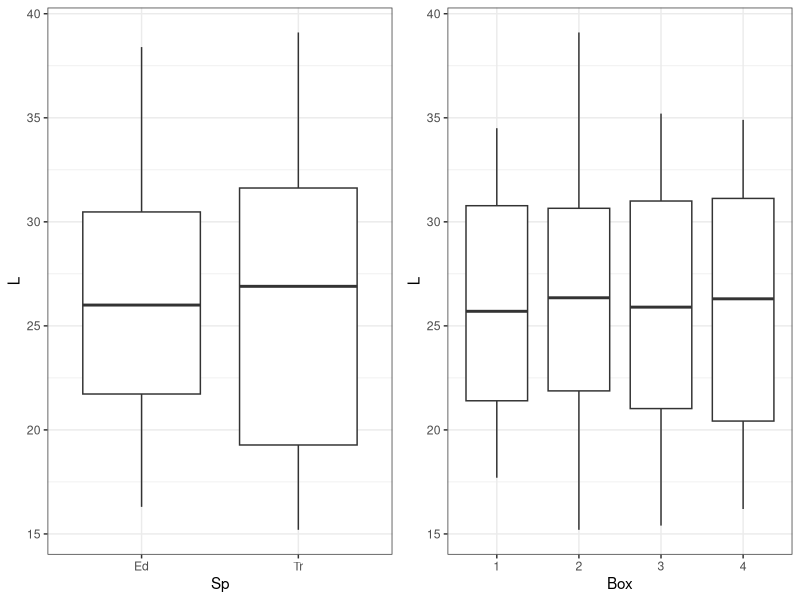
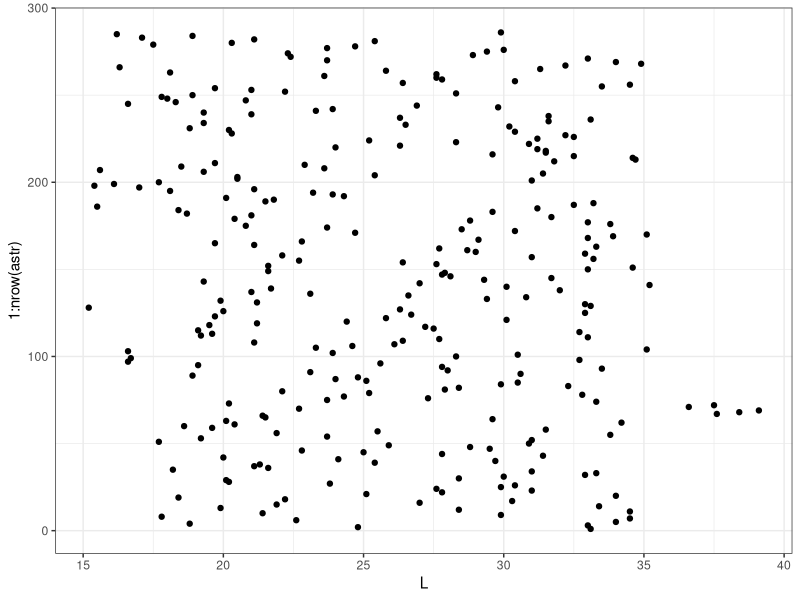
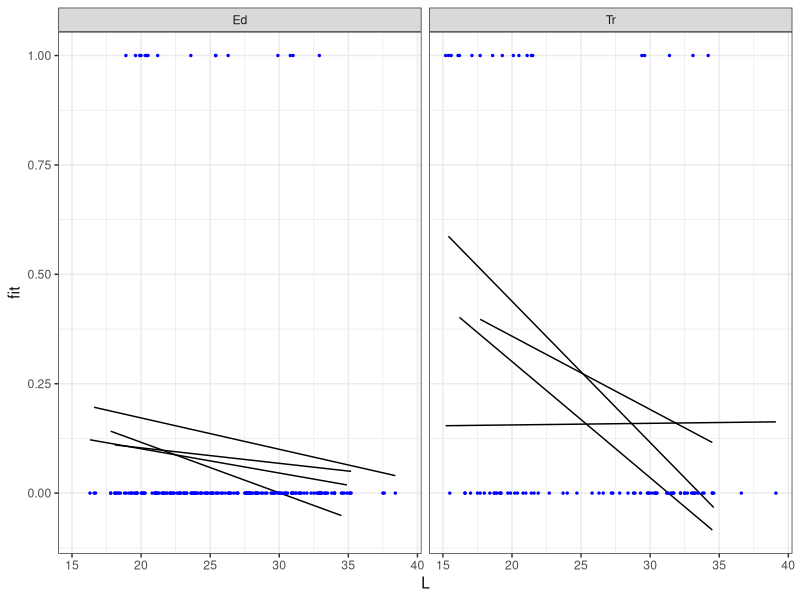
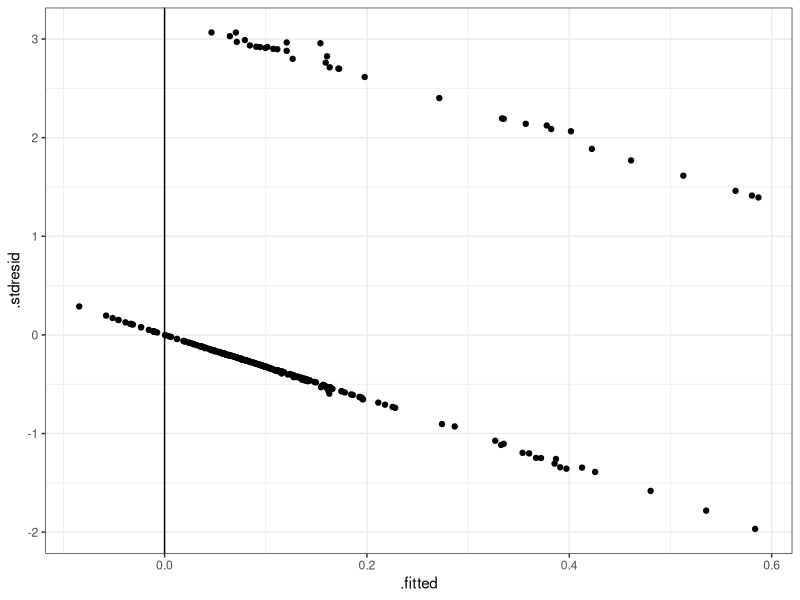
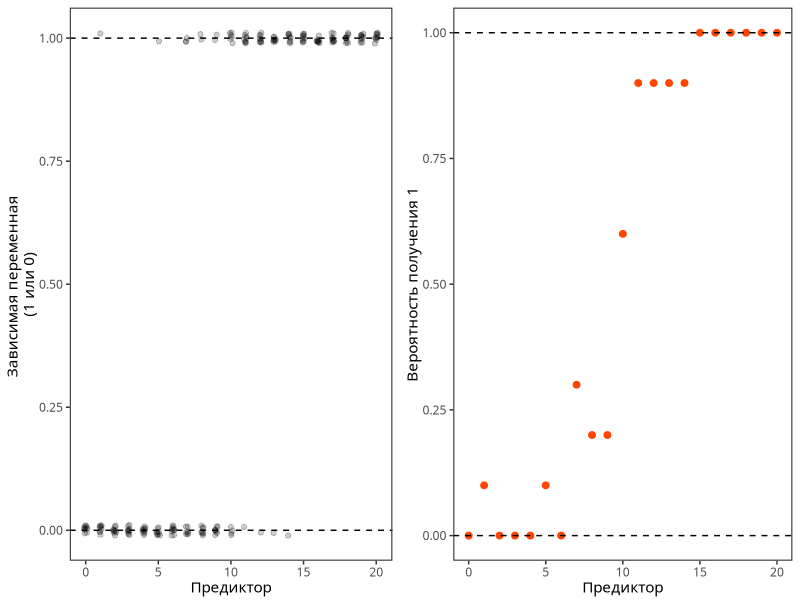
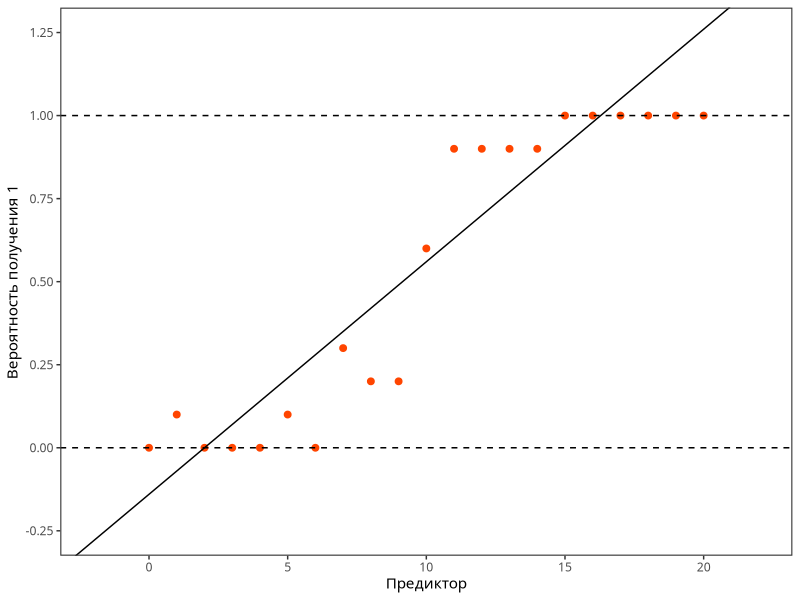
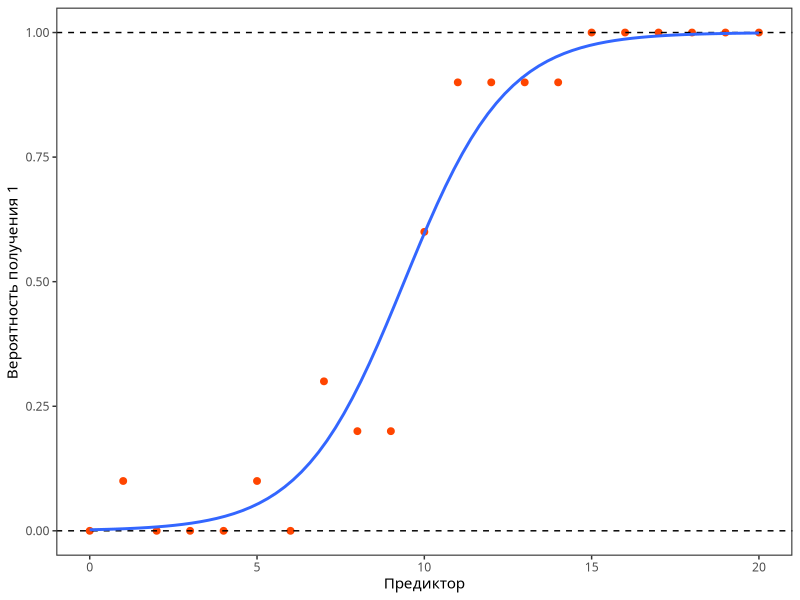
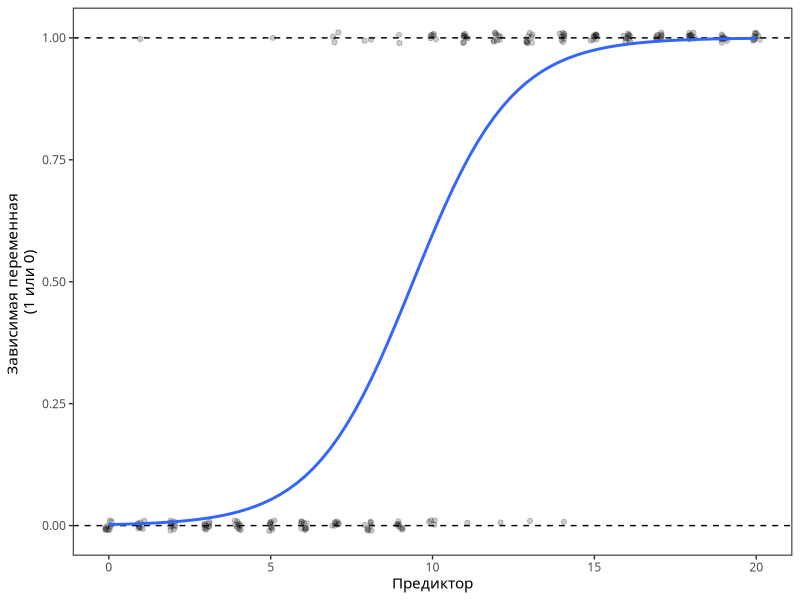

Reproduce these figures in R, in order.
## ---- chunk 1
# output options
options(width = 70, scipen = 6, digits = 3)
library (knitr)
library (scales)
# chunk default options
opts_chunk$set(fig.show='hold', size='footnotesize', comment='#', 
               fig.width=4.5, out.width='3in',
               fig.height=2.25, out.height='1.5in',
               cache=FALSE,
               dev='cairo_pdf',
               warning=FALSE, message=FALSE)
# Тема для иллюстраций
library (ggplot2)
library (gridExtra)
theme_spbu <- function () { 
    theme_bw(base_size = 11, base_family='GT Eesti Pro Display') + 
    theme(plot.title = element_text(face = 'bold', colour = '#1e1e1e'), 
          panel.border = element_rect(fill = NA, size = 0.75), 
          panel.grid = element_blank(),
          strip.background = element_blank(), 
          strip.text = element_text(face = 'bold', colour = '#1e1e1e'))
}
# op <- par()
# par_spbu <- par(
#     mar = c(3, 3, 2, 0.5), # Dist' from plot to side of page
#     mgp = c(2, 0.4, 0), # Dist' plot to label
#     las = 1, # Rotate y-axis text
#     tck = -.01, # Reduce tick length
#     xaxs = 'i', yaxs = 'i', 
#     family = 'GT Eesti Pro Display',
#     mex = 0.8,
#     mgp = c(2, .5, 0),
#     tcl = -0.3) # Remove plot padding
#source(file = 'includes/spbu_cols.R')
#source(file = 'includes/functions.R')
## ---- chunk 2
# чтобы избежать scientific notation
options(scipen = 6, digits = 3)
## ---- chunk 3
astr <- read.csv('data/aster_mussel.csv', header = TRUE)
head(astr)
## ---- chunk 4
astr$Box <- factor(astr$Box)
## ---- chunk 5
colSums(is.na(astr))
## ---- chunk 6
table(astr$Box)
## ---- chunk 7
library(ggplot2); theme_set(theme_bw()); library(cowplot)

Pl_Sp <- ggplot(astr, aes(x = Sp, y = L)) + geom_boxplot()
Pl_Box <- ggplot(astr, aes(x = Box, y = L)) + geom_boxplot()
plot_grid(Pl_Sp, Pl_Box, ncol = 2)
## ---- chunk 8
ggplot(astr, aes(y = 1:nrow(astr))) + geom_point(aes(x = L) )
## ---- chunk 9
astr$Out <- ifelse(test = astr$Outcome == 'eaten', yes = 1,  no = 0)
## ---- chunk 10
mod_norm <- glm(Out ~ Sp * L * Box, data = astr)
## ---- chunk 11
library(dplyr)
new_data <- astr %>% group_by(Sp, Box)%>%
  do(data.frame(L = seq(min(.$L), max(.$L), length.out = 100)))
new_data$fit <- predict(mod_norm, newdata = new_data) # Предсказанные значения
ggplot(new_data, aes(x = L, y = fit)) + 
  geom_line(aes(group = Box)) + facet_wrap(~ Sp, ncol = 2) + 
  geom_point(data = astr, aes(x = L, y = Out), size = 0.5, color = 'blue')
## ---- chunk 12
mod_norm_diag <- fortify(mod_norm)
ggplot(mod_norm_diag, aes(x = .fitted, y = .stdresid)) +  
  geom_point() + geom_vline(xintercept = 0)
## ---- chunk 13
set.seed(123456)
x <- 0:20 

dat <- data.frame(X = rep(x, each = 10))

d <- exp(-5 + 0.5 * dat$X)
pi <- d/(1 + d) 

dat$Out <- rbinom(nrow(dat), 1, pi)

P1_discr <- ggplot(dat, aes(x = X, y = Out)) + geom_point(position = position_jitter(width = 0.11, height = 0.011), alpha = 0.2) + labs(x = 'Предиктор', y = 'Зависимая переменная \n(1 или 0)') + theme_spbu() + geom_hline(yintercept = 0, linetype = 2) + geom_hline(yintercept = 1, linetype = 2) + scale_y_continuous(breaks = seq(-0.25, 1.25, by = 0.25))

library(doBy)
library(cowplot)
Probs <- summaryBy(Out ~ X, data = dat, FUN = mean) 

Pl_prob <- ggplot(data = Probs, aes(x = X, y = Out.mean)) + geom_point(size = 2, color ='orangered') + labs(x = 'Предиктор', y = 'Вероятность получения 1')  + theme_spbu() + geom_hline(yintercept = 0, linetype = 2) + geom_hline(yintercept = 1, linetype = 2) + scale_y_continuous(breaks = seq(-0.25, 1.25, by = 0.25))

plot_grid(P1_discr, Pl_prob, ncol = 2)
## ---- chunk 14
mod_norm <- lm(Out.mean ~ X, data = Probs)
coef_mod_norm <- round(as.numeric(coef(mod_norm)),2)
Pl_prob + geom_abline(slope = coef_mod_norm[2], intercept = coef_mod_norm[1]) + coord_cartesian(ylim = c(-0.25, 1.25), xlim = c(-2, 22)) 
## ---- chunk 15
Pl_logistic <- Pl_prob + geom_smooth(method = 'glm', method.args = list(family='binomial'), se = FALSE)  
Pl_logistic
## ---- chunk 16
P1_discr + geom_smooth(method = 'glm', method.args = list(family='binomial'), se = FALSE)  
## ---- chunk 17
mod <- glm(Out ~ Sp*L*Box, family = binomial(link = 'logit'), data = astr)
## ---- chunk 18
library(car)
Anova(mod)
## ---- chunk 19
drop1(mod, test = 'Chi')
## ---- chunk 20
mod2 <- update(mod, . ~ . - Sp:L:Box)
## ---- chunk 21
drop1(mod2, test = 'Chi')

## ---- chunk 22
mod3 <- update(mod2, . ~ . - Sp:L)
## ---- chunk 23
drop1(mod3, test = 'Chi')

## ---- chunk 24
mod4 <- update(mod3, . ~ . - L:Box)
## ---- chunk 25
drop1(mod4, test = 'Chi')

## ---- chunk 26
mod5 <- update(mod4, . ~ . - Sp:Box)
## ---- chunk 27
drop1(mod5, test = 'Chi')

## ---- chunk 28
mod6 <- update(mod5, . ~ . - Box)
## ---- chunk 29
drop1(mod6, test = 'Chi')

## ---- chunk 30
AIC(mod, mod2, mod3, mod4, mod5, mod6)
## ---- chunk 31
summary(mod6)
## ---- chunk 32
# надо нанести горизонтальную линию 0.5. Синим сделать b0<0 а красным b0>0

X <- data.frame(x = seq(-10, 10))
logit <- function(x, b0, b1){
  exp(b0 + b1 * x) / (1 + exp(b0 + b1 * x))
}
lin <- function(x, b0, b1) {
  b0 + b1*x
}

gg_shift_intercept <- ggplot(X, aes(x = x)) + 
  stat_function(fun = lin, args = list(b0 = 3, b1 = 0.5), aes(colour = '#d73027'), size = 1.1) +
  stat_function(fun = lin, args = list(b0 = 0, b1 = 0.5), aes(colour = 'grey60'), size = 1) +
  stat_function(fun = lin, args = list(b0 = -3, b1 = 0.5), aes(colour = '#4575b4'), size = 0.9) + 
  scale_color_identity(name = 'Интерсепт', breaks = c('#d73027', 'grey60', '#4575b4'), labels = c('b0 = 3', 'b0 = 0', 'b0 = -3'), guide = 'legend') + 
  geom_vline(xintercept = 0, size = 0.3) +
  geom_hline(yintercept = 0, linetype = 1, size = 0.3) +
  coord_cartesian(xlim = c(-10, 10)) +  theme_spbu() + theme(legend.position = 'none') +
  labs(y = 'Логиты')
# gg_shift_intercept

gg_negative_slope <- ggplot(X, aes(x = x)) + 
    stat_function(fun = lin, args = list(b0 = 0, b1 = -2), aes(colour = '#4575b4'), size = 1) +
  stat_function(fun = lin, args = list(b0 = 0, b1 = -1), aes(colour = '#74add1'), size = 1) +
  stat_function(fun = lin, args = list(b0 = 0, b1 = -0.5), aes(colour = '#abd9e9'), size = 1) +
    scale_color_identity(name = 'Отрицательный угловой коэффициент', breaks = c('#abd9e9', '#74add1', '#4575b4'), labels = c('b1 = -0.5', 'b1 = -1', 'b1 = -2'), guide = 'legend') + 
    geom_vline(xintercept = 0, size = 0.3) +
  geom_hline(yintercept = 0, linetype = 1, size = 0.3) +
  coord_cartesian(xlim = c(-6, 6)) +  theme_spbu() + theme(legend.position = 'none') +
  labs(y = 'Логиты')
# gg_negative_slope

gg_positive_slope <- ggplot(X, aes(x = x)) + 
  stat_function(fun = lin, args = list(b0 = 0, b1 = 0.5), aes(colour = '#fdae61'), size = 1) +
    stat_function(fun = lin, args = list(b0 = 0, b1 = 1), aes(colour = '#f46d43'), size = 1) +
  stat_function(fun = lin, args = list(b0 = 0, b1 = 2), aes(colour = '#d73027'), size = 1) +
      scale_color_identity(name = 'Положительный угловой коэффициент', breaks = c('#fdae61', '#f46d43', '#d73027'), labels = c('b1 = 0.5', 'b1 = 1', 'b1 = 2'), guide = 'legend') + 
    geom_vline(xintercept = 0, size = 0.3) +
  geom_hline(yintercept = 0, linetype = 1, size = 0.3) +
  coord_cartesian(xlim = c(-6, 6)) +  theme_spbu() + theme(legend.position = 'none') +
  labs(y = 'Логиты')
# gg_positive_slope

gg_shift_intercept_pi <- ggplot(X, aes(x = x)) + 
  stat_function(fun = logit, args = list(b0 = 3, b1 = 0.5), aes(colour = '#d73027'), size = 1.1) +
  stat_function(fun = logit, args = list(b0 = 0, b1 = 0.5), aes(colour = 'grey60'), size = 1) +
  stat_function(fun = logit, args = list(b0 = -3, b1 = 0.5), aes(colour = '#4575b4'), size = 0.9) + 
  scale_color_identity(name = 'Интерсепт', breaks = c('#d73027', 'grey60', '#4575b4'), labels = c('b0 = 3', 'b0 = 0', 'b0 = -3'), guide = 'legend') + 
  geom_vline(xintercept = 0, size = 0.3) +
  geom_hline(yintercept = c(0, 0.5, 1), linetype = c(2, 1, 2), size = rep(0.3, 3)) +
  coord_cartesian(xlim = c(-10, 10)) +  theme_spbu() + theme(legend.position = 'bottom') +
  guides(colour = guide_legend(ncol = 1)) +
  labs(y = 'Вероятности')
# gg_shift_intercept_pi

gg_negative_slope_pi <- ggplot(X, aes(x = x)) + 
    stat_function(fun = logit, args = list(b0 = 0, b1 = -2), aes(colour = '#4575b4'), size = 1) +
  stat_function(fun = logit, args = list(b0 = 0, b1 = -1), aes(colour = '#74add1'), size = 1) +
  stat_function(fun = logit, args = list(b0 = 0, b1 = -0.5), aes(colour = '#abd9e9'), size = 1) +
    scale_color_identity(name = 'Отрицательный \nугловой \nкоэффициент', breaks = c('#abd9e9', '#74add1', '#4575b4'), labels = c('b1 = -0.5', 'b1 = -1', 'b1 = -2'), guide = 'legend') + 
    geom_vline(xintercept = 0, size = 0.3) +
  geom_hline(yintercept = c(0, 0.5, 1), linetype = c(2, 1, 2), size = rep(0.3, 3)) +
  coord_cartesian(xlim = c(-6, 6)) +  theme_spbu() + theme(legend.position = 'bottom') +
  guides(colour = guide_legend(ncol = 1)) +
  labs(y = 'Вероятности')
# gg_negative_slope_pi

gg_positive_slope_pi <- ggplot(X, aes(x = x)) + 
  stat_function(fun = logit, args = list(b0 = 0, b1 = 0.5), aes(colour = '#fdae61'), size = 1) +
    stat_function(fun = logit, args = list(b0 = 0, b1 = 1), aes(colour = '#f46d43'), size = 1) +
  stat_function(fun = logit, args = list(b0 = 0, b1 = 2), aes(colour = '#d73027'), size = 1) +
      scale_color_identity(name = 'Положительный \nугловой \nкоэффициент', breaks = c('#fdae61', '#f46d43', '#d73027'), labels = c('b1 = 0.5', 'b1 = 1', 'b1 = 2'), guide = 'legend') + 
    geom_vline(xintercept = 0, size = 0.3) +
  geom_hline(yintercept = c(0, 0.5, 1), linetype = c(2, 1, 2), size = rep(0.3, 3)) +
  coord_cartesian(xlim = c(-6, 6)) +  theme_spbu() + theme(legend.position = 'bottom') +
  guides(colour = guide_legend(ncol = 1)) +
  labs(y = 'Вероятности')
# gg_positive_slope_pi

plot_grid(
  gg_negative_slope, gg_positive_slope, gg_shift_intercept, 
  gg_negative_slope_pi, gg_positive_slope_pi, gg_shift_intercept_pi,
  nrow = 2, rel_heights = c(0.37, 0.63), align = 'v')
## ---- chunk 33
mod6_diag <- data.frame(.fitted = predict(mod6, type = 'response'),
                         .resid_p = resid(mod6, type = 'pearson'))
ggplot(mod6_diag, aes(y = .resid_p, x = .fitted)) + geom_point() +
  geom_hline(yintercept = 0) +  geom_smooth(method = 'loess')
## ---- chunk 34
# Функция для проверки наличия сверхдисперсии в модели (автор Ben Bolker)
# http://bbolker.github.io/mixedmodels-misc/glmmFAQ.html
overdisp_fun <- function(model) {
    rdf <- df.residual(model)  # Число степеней свободы N - p
    rp <- residuals(model,type='pearson') # Пирсоновские остатки
    Pearson.chisq <- sum(rp^2) # Сумма квадратов остатков, подчиняется Хи-квадрат распределению 
    prat <- Pearson.chisq/rdf  # Отношение суммы квадратов остатков к числу степеней свободы
    pval <- pchisq(Pearson.chisq, df=rdf, lower.tail=FALSE) # Уровень значимости
    c(chisq=Pearson.chisq,ratio=prat,rdf=rdf,p=pval)        # Вывод результатов
}

overdisp_fun(mod6)
## ---- chunk 35
library(dplyr)
new_data <- astr %>% group_by(Sp)%>%
  do(data.frame(L = seq(min(.$L), max(.$L), length.out = 100)))
## ---- chunk 36
# Модельная матрица и коэффициенты
X <- model.matrix(~ Sp + L, data =  new_data)
b <- coef(mod6)
# Предсказанные значения и стандартные ошибки...
# ...в масштабе функции связи (логит)

new_data$fit_eta <- X %*% b       
new_data$se_eta <- sqrt(diag(X %*% vcov(mod6) %*% t(X)))

# ...в масштабе отклика (применяем функцию, обратную функции связи)

logit_back <- function(x) exp(x)/(1 + exp(x)) # обратная логит-трансформация

new_data$fit_pi <- logit_back(new_data$fit_eta)
new_data$lwr <- logit_back(new_data$fit_eta - 2 * new_data$se_eta)
new_data$upr <- logit_back(new_data$fit_eta - 2 * new_data$se_eta)

head(new_data, 2)
## ---- chunk 37
predicted <- predict(mod6, newdata = new_data, se.fit = TRUE)

new_data$fit_eta <- predicted$fit
new_data$se_eta <- predicted$se.fit

ggplot(new_data, aes(x = L, y = fit_eta, fill = Sp)) + 
  geom_ribbon(aes(ymin = fit_eta - 2 * se_eta, ymax = fit_eta + 2 * se_eta), alpha = 0.5) +
  geom_line(aes(color = Sp))
## ---- chunk 38
predicted <- predict(mod6, newdata = new_data, se.fit = TRUE, type = 'response')
new_data$fit_pi <- predicted$fit
new_data$se_pi <- predicted$se.fit
ggplot(new_data, aes(x = L, y = fit_pi, fill = Sp)) + 
  geom_ribbon(aes(ymin = fit_pi - 2 * se_pi, ymax = fit_pi + 2 * se_pi), alpha = 0.5) +
  geom_line(aes(color = Sp)) +
  labs(y='Вероятность', title = 'Вероятность быть съеденной')
## ---- chunk 39
ggplot(new_data, aes(x = L, y = fit_pi, fill = Sp)) + 
  geom_ribbon(aes(ymin = fit_pi - 2 * se_pi, ymax = fit_pi + 2 * se_pi), alpha = 0.5) +
  geom_line(aes(color = Sp)) +
  labs(y='Вероятность', title = 'Вероятность быть съеденной')
